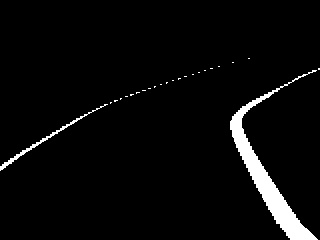
#> input picture data_model_train/data/FORWARD/1152.jpg, 320 x 240 px, given as the content of the folder D:/adi/prj/car/data/RIGHT, which was not available
$ python FlipData.py
#> lines starting #> are read from the running program, lines starting #| are printed output that depends on the picture
import cv2
import numpy
import os


basePath = "D:/adi/prj/car/data"
right = basePath+"/RIGHT"
left = basePath+"/LEFT"
for (dirpath, dirnames, filenames) in os.walk(right):
    if len(filenames) != 0:
        for filename in filenames:
            print(dirpath+"\\"+filename)
            im = cv2.imread(dirpath+"/"+filename)
#> im is the input picture: shape (240, 320, 3); min 0, max 255, mean 10.1
            horizontal_img = cv2.flip(im, 1)
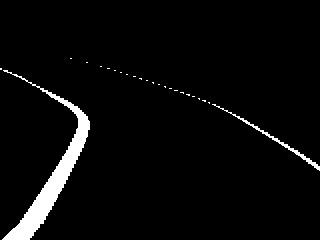
#> horizontal_img: shape (240, 320, 3); min 0, max 255, mean 10.1
            cv2.imwrite(left+'/'+filename, horizontal_img)

$ run again, on data_model_train/data/RIGHT/1016.jpg
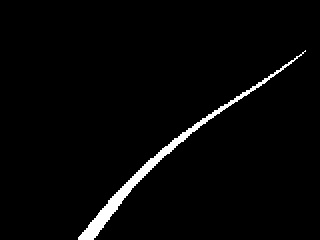
#> input picture data_model_train/data/RIGHT/1016.jpg, 320 x 240 px
#> im is the input picture: shape (240, 320, 3); min 0, max 255, mean 6.5
#> `horizontal_img = cv2.flip(im, 1)`:
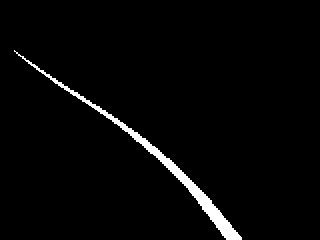
#> horizontal_img: shape (240, 320, 3); min 0, max 255, mean 6.5
